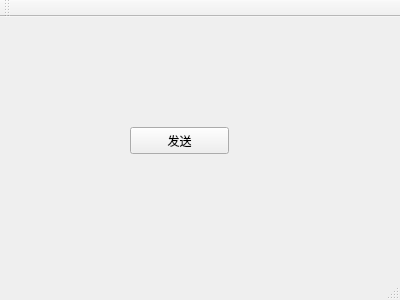
<?xml version="1.0" encoding="UTF-8"?>
<ui version="4.0">
 <class>MainWindow</class>
 <widget class="QMainWindow" name="MainWindow">
  <property name="geometry">
   <rect>
    <x>0</x>
    <y>0</y>
    <width>400</width>
    <height>300</height>
   </rect>
  </property>
  <property name="windowTitle">
   <string>MainWindow</string>
  </property>
  <widget class="QWidget" name="centralWidget">
   <widget class="QPushButton" name="pushButton">
    <property name="geometry">
     <rect>
      <x>130</x>
      <y>110</y>
      <width>99</width>
      <height>27</height>
     </rect>
    </property>
    <property name="text">
     <string>发送</string>
    </property>
   </widget>
  </widget>
  <widget class="QMenuBar" name="menuBar">
   <property name="geometry">
    <rect>
     <x>0</x>
     <y>0</y>
     <width>400</width>
     <height>28</height>
    </rect>
   </property>
  </widget>
  <widget class="QToolBar" name="mainToolBar">
   <attribute name="toolBarArea">
    <enum>TopToolBarArea</enum>
   </attribute>
   <attribute name="toolBarBreak">
    <bool>false</bool>
   </attribute>
  </widget>
  <widget class="QStatusBar" name="statusBar"/>
 </widget>
 <layoutdefault spacing="6" margin="11"/>
 <resources/>
 <connections/>
</ui>
